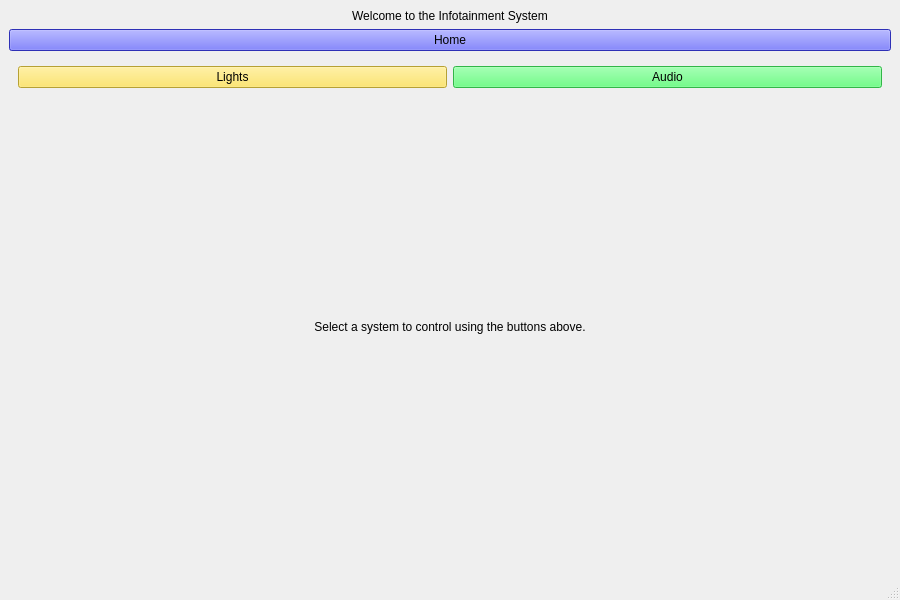
<?xml version="1.0" encoding="UTF-8"?>
<ui version="4.0">
 <class>MainWindow</class>
 <widget class="QMainWindow" name="MainWindow">
  <property name="geometry">
   <rect>
    <x>0</x>
    <y>0</y>
    <width>900</width>
    <height>600</height>
   </rect>
  </property>
  <property name="windowTitle">
   <string>Infotainment System</string>
  </property>
  <widget class="QWidget" name="centralwidget">
   <layout class="QVBoxLayout">
    <item>
     <widget class="QLabel" name="labelWelcome">
      <property name="text">
       <string>Welcome to the Infotainment System</string>
      </property>
      <property name="alignment">
       <set>Qt::AlignmentFlag::AlignCenter</set>
      </property>
     </widget>
    </item>
    <item>
     <widget class="QPushButton" name="btnHome">
      <property name="styleSheet">
       <string notr="true">background-color: rgb(64, 67, 255);</string>
      </property>
      <property name="text">
       <string>Home</string>
      </property>
     </widget>
    </item>
    <item>
     <widget class="QStackedWidget" name="stackedWidget">
      <widget class="QWidget" name="widget">
       <layout class="QVBoxLayout">
        <item>
         <layout class="QHBoxLayout">
          <item>
           <widget class="QPushButton" name="btnLights">
            <property name="styleSheet">
             <string notr="true">background-color: rgb(255, 225, 73);</string>
            </property>
            <property name="text">
             <string>Lights</string>
            </property>
           </widget>
          </item>
          <item>
           <widget class="QPushButton" name="btnAudio">
            <property name="styleSheet">
             <string notr="true">background-color: rgb(70, 255, 101);</string>
            </property>
            <property name="text">
             <string>Audio</string>
            </property>
           </widget>
          </item>
         </layout>
        </item>
        <item>
         <widget class="QLabel" name="label">
          <property name="text">
           <string>Select a system to control using the buttons above.</string>
          </property>
          <property name="alignment">
           <set>Qt::AlignmentFlag::AlignCenter</set>
          </property>
         </widget>
        </item>
       </layout>
      </widget>
      <widget class="QWidget" name="widget">
       <layout class="QVBoxLayout">
        <item>
         <widget class="QPushButton" name="btnHeadlights">
          <property name="text">
           <string>Headlights OFF</string>
          </property>
         </widget>
        </item>
        <item>
         <widget class="QPushButton" name="btnInteriorLights">
          <property name="text">
           <string>Interior OFF</string>
          </property>
         </widget>
        </item>
        <item>
         <widget class="QSlider" name="sliderBrightness">
          <property name="maximum">
           <number>100</number>
          </property>
          <property name="orientation">
           <enum>Qt::Orientation::Horizontal</enum>
          </property>
         </widget>
        </item>
        <item>
         <widget class="QLabel" name="labelBrightnessValue">
          <property name="text">
           <string>0</string>
          </property>
         </widget>
        </item>
       </layout>
      </widget>
      <widget class="QWidget" name="widget">
       <layout class="QVBoxLayout">
        <item>
         <widget class="QPushButton" name="btnHorn">
          <property name="text">
           <string>Horn</string>
          </property>
         </widget>
        </item>
        <item>
         <widget class="QSlider" name="sliderVolume">
          <property name="maximum">
           <number>100</number>
          </property>
          <property name="orientation">
           <enum>Qt::Orientation::Horizontal</enum>
          </property>
         </widget>
        </item>
        <item>
         <widget class="QLabel" name="labelVolumeValue">
          <property name="text">
           <string>0</string>
          </property>
         </widget>
        </item>
       </layout>
      </widget>
     </widget>
    </item>
   </layout>
  </widget>
  <widget class="QMenuBar" name="menubar">
   <property name="geometry">
    <rect>
     <x>0</x>
     <y>0</y>
     <width>900</width>
     <height>25</height>
    </rect>
   </property>
  </widget>
  <widget class="QStatusBar" name="statusbar"/>
 </widget>
 <resources/>
 <connections/>
</ui>
